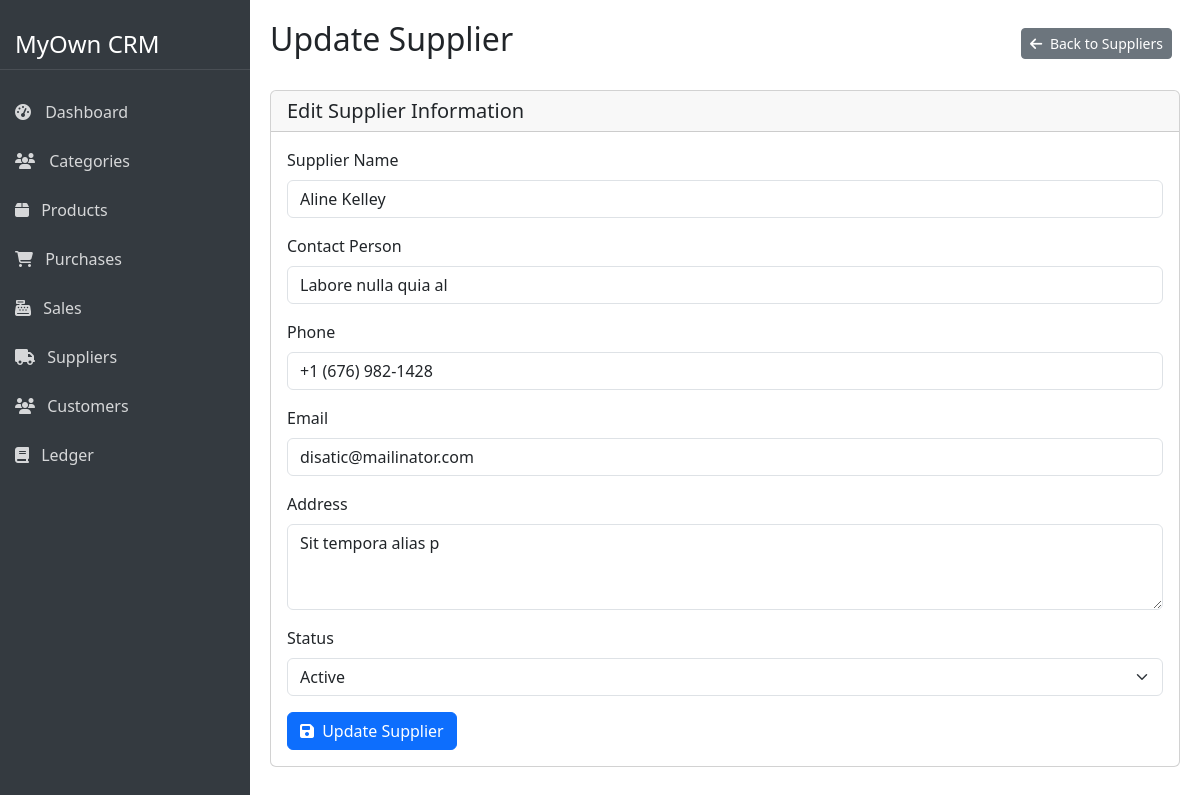
The page /suppliers/update_supplier.php?id=2 on the database its author committed.
### tables this page shows
CREATE TABLE `suppliers` (
  `id` int(11) NOT NULL,
  `name` varchar(100) NOT NULL,
  `contact_person` varchar(100) DEFAULT NULL,
  `phone` varchar(20) DEFAULT NULL,
  `email` varchar(100) DEFAULT NULL,
  `address` text DEFAULT NULL,
  `status` tinyint(1) DEFAULT 1,
  `created_at` timestamp NOT NULL DEFAULT current_timestamp()
);

### database/database.php (called while the page is built, shortened)
<?php
class Database {
    protected $host = 'localhost';
    protected $user = 'root';
    protected $password = '';
    protected $dbname = 'oop-project';
    public $con = null;
    public function __construct(){
        if($this->con == null){
            $this->con = mysqli_connect($this->host,$this->user,$this->password,$this->dbname);
        }
    }
}
?>

### suppliers/supplier.class.php (called while the page is built, shortened)
<?php
require_once ROOT_PATH . 'database/database.php';
class Supplier extends Database {
    private $table = 'suppliers';
    public function getById($id) {
        $id = (int)$id;
        $sql = "SELECT * FROM {$this->table} WHERE id = {$id}";
        $result = $this->con->query($sql);
        if ($result->num_rows > 0) {
            return $result->fetch_assoc();
        } else {
            return false;
        }
    }
}
?>

### suppliers/update_supplier.php (the view, shortened to what this page needs)
<?php
require ROOT_PATH . 'includes/header.php';
require_once ROOT_PATH . 'suppliers/supplier.class.php';
$id = $_GET['id'] ?? 0;
$supplierObj = new Supplier();
$supplier_record = $supplierObj->getById($id);
?>
<div class="d-flex">
    <?php
    require ROOT_PATH . 'includes/sidebar.php';
    ?>
    <div class="main-content">
        <div class="d-flex justify-content-between align-items-center mb-4">
            <h2>Update Supplier</h2>
            <div>
                <a href="suppliers.php" class="btn btn-secondary btn-sm me-2">
                    <i class="fas fa-arrow-left me-1"></i> Back to Suppliers
                </a>
            </div>
        </div>
        <div class="card mb-4">
            <div class="card-header">
                <h5 class="mb-0">Edit Supplier Information</h5>
            </div>
            <div class="card-body">
                <form action="" method="post">
                    <div class="mb-3">
                        <label for="supplierName" class="form-label">Supplier Name</label>
                        <input type="text" class="form-control" id="supplierName" name="supplier_name" value="<?php echo $supplier_record['name'] ?? ''; ?>" required>
                    </div>
                    <div class="mb-3">
                        <label for="contactPerson" class="form-label">Contact Person</label>
                        <input type="text" class="form-control" id="contactPerson" name="contact_person" value="<?php echo $supplier_record['contact_person'] ?? ''; ?>">
                    </div>
                    <div class="mb-3">
                        <label for="phone" class="form-label">Phone</label>
                        <input type="text" class="form-control" id="phone" name="phone" value="<?php echo $supplier_record['phone'] ?? ''; ?>">
                    </div>
                    <div class="mb-3">
                        <label for="email" class="form-label">Email</label>
                        <input type="email" class="form-control" id="email" name="email" value="<?php echo $supplier_record['email'] ?? ''; ?>">
                    </div>
                    <div class="mb-3">
                        <label for="address" class="form-label">Address</label>
                        <textarea class="form-control" id="address" name="address" rows="3"><?php echo $supplier_record['address'] ?? ''; ?></textarea>
                    </div>
                    <div class="mb-3">
                        <label for="status" class="form-label">Status</label>
                        <select class="form-select" id="status" name="status">
                            <option value="1" <?php echo $supplier_record['status'] == 1 ? 'selected' : '' ?> >Active</option>
                        </select>
                    </div>
                    <button type="submit" class="btn btn-primary">
                        <i class="fas fa-save me-1"></i> Update Supplier
                    </button>
                </form>
            </div>
        </div>
    </div>
</div>
<?php
require ROOT_PATH . 'includes/footer.php';
?>

### includes/header.php (style rules this page uses)
body { overflow-x: hidden; }
.main-content { margin-left: 250px; width: 100%; padding: 20px; transition: all 0.3s; }

### rows shown on the page
suppliers: supplier_name "Aline Kelley", contact_person "Labore nulla quia al", phone "+1 (676) 982-1428", email "disatic@mailinator.com", address "Sit tempora alias p", status "Active"
